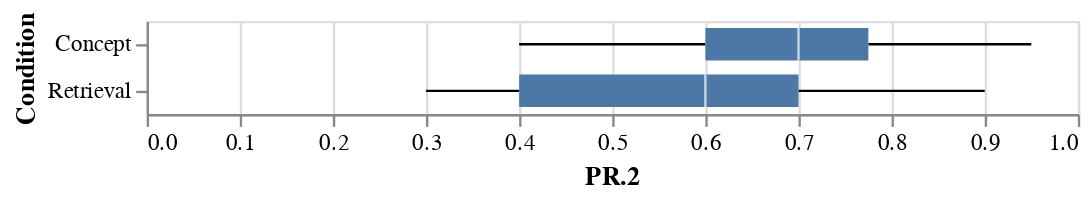

The cell this chart's notebook holds for it:
### Markdown cell above
# Question 1

Which group felt like they learned more: the subjects who made concept maps or the ones who practiced retrieval? (Or are they about the same?) Make an appropriate visualization and explain what you see.

_Hint:_ Use the variable `PR.2`, which contains the participants' predictions of how well they would do on a test one week later.

### Code cell
# YOUR CODE HERE
Chart(df_ret).mark_boxplot(extent='min-max').encode(
    x="PR.2",
    y="Condition"
)

### Figure 1 — Vega-Lite specification as saved in the notebook (floating-point values rounded to 4 significant figures)
{"config": {"view": {"continuousWidth": 400, "continuousHeight": 300}}, "data": {"name": "data-b97b4773ab608bcfaf6c1c57c319138d"}, "mark": {"type": "boxplot", "extent": "min-max"}, "encoding": {"x": {"field": "PR.2", "type": "quantitative"}, "y": {"field": "Condition", "type": "nominal"}}, "$schema": "https://vega.github.io/schema/vega-lite/v4.17.0.json", "datasets": {"data-b97b4773ab608bcfaf6c1c57c319138d": [{"ID": "KB1", "Age": 18, "Gender": "Female", "Date.P1": "11/21/16", "Date.P2": "11/28/16", "Condition": "Concept", "IC.1": 1, "IC.2": 1, "Comp.1": 1, "Comp.2": 1, "PR.1": 1.0, "PR.2": 0.8, "MCS.1": 0.75, "Scorer.1": "NK", "MCS.2": 0.67, "Scorer.2": "TT", "MCS.avg": 0.71, "R1CS.1": null, "Scorer.1.1": null, "R1CS.2": null, "Scorer.2.1": null, "R1CS.avg": null, "R2CS.1": null, "Scorer.1.2": null, "R2CS.2": null, "Scorer.2.2": null, "R2CS.avg": null, "TS.1": 0.36, "Scorer.1.3": "NK", "TS.2": 0.42, "Scorer.2.3": "MS", "TS.avg": 0.39, "Exc.1": 0, "Exc.2": 0, "Collection": 1}, {"ID": "KB2", "Age": 18, "Gender": "Male", "Date.P1": "11/21/16", "Date.P2": "11/28/16", "Condition": "Concept", "IC.1": 1, "IC.2": 1, "Comp.1": 1, "Comp.2": 1, "PR.1": 0.0, "PR.2": 0.7, "MCS.1": 0.4, "Scorer.1": "NK", "MCS.2": 0.367, "Scorer.2": "TT", "MCS.avg": 0.3835, "R1CS.1": null, "Scorer.1.1": null, "R1CS.2": null, "Scorer.2.1": null, "R1CS.avg": null, "R2CS.1": null, "Scorer.1.2": null, "R2CS.2": null, "Scorer.2.2": null, "R2CS.avg": null, "TS.1": 0.48, "Scorer.1.3": "MS", "TS.2": 0.36, "Scorer.2.3": "NK", "TS.avg": 0.42, "Exc.1": 0, "Exc.2": 0, "Collection": 1}, {"ID": "KB3", "Age": 18, "Gender": "Male", "Date.P1": "11/21/16", "Date.P2": "11/28/16", "Condition": "Concept", "IC.1": 1, "IC.2": 1, "Comp.1": 1, "Comp.2": 1, "PR.1": 0.0, "PR.2": 0.7, "MCS.1": 0.433, "Scorer.1": "NK", "MCS.2": 0.55, "Scorer.2": "MS", "MCS.avg": 0.4915, "R1CS.1": null, "Scorer.1.1": null, "R1CS.2": null, "Scorer.2.1": null, "R1CS.avg": null, "R2CS.1": null, "Scorer.1.2": null, "R2CS.2": null, "Scorer.2.2": null, "R2CS.avg": null, "TS.1": 0.08, "Scorer.1.3": "NK", "TS.2": 0.08, "Scorer.2.3": "MS", "TS.avg": 0.08, "Exc.1": 0, "Exc.2": 0, "Collection": 1}, {"ID": "KB4", "Age": 19, "Gender": "Female", "Date.P1": "11/21/16", "Date.P2": "11/28/16", "Condition": "Concept", "IC.1": 1, "IC.2": 1, "Comp.1": 1, "Comp.2": 1, "PR.1": 0.0, "PR.2": 0.7, "MCS.1": 0.317, "Scorer.1": "NK", "MCS.2": 0.333, "Scorer.2": "MS", "MCS.avg": 0.325, "R1CS.1": null, "Scorer.1.1": null, "R1CS.2": null, "Scorer.2.1": null, "R1CS.avg": null, "R2CS.1": null, "Scorer.1.2": null, "R2CS.2": null, "Scorer.2.2": null, "R2CS.avg": null, "TS.1": 0.44, "Scorer.1.3": "MS", "TS.2": 0.42, "Scorer.2.3": "NK", "TS.avg": 0.43, "Exc.1": 0, "Exc.2": 0, "Collection": 1}, {"ID": "KB5", "Age": 19, "Gender": "Female", "Date.P1": "11/22/16", "Date.P2": "11/29/16", "Condition": "Concept", "IC.1": 1, "IC.2": 1, "Comp.1": 1, "Comp.2": 1, "PR.1": 0.0, "PR.2": 0.95, "MCS.1": 0.683, "Scorer.1": "NK", "MCS.2": 0.717, "Scorer.2": "MS", "MCS.avg": 0.7, "R1CS.1": null, "Scorer.1.1": null, "R1CS.2": null, "Scorer.2.1": null, "R1CS.avg": null, "R2CS.1": null, "Scorer.1.2": null, "R2CS.2": null, "Scorer.2.2": null, "R2CS.avg": null, "TS.1": 0.26, "Scorer.1.3": "NK", "TS.2": 0.28, "Scorer.2.3": "MS", "TS.avg": 0.27, "Exc.1": 0, "Exc.2": 0, "Collection": 1}, {"ID": "KB6", "Age": 19, "Gender": "Male", "Date.P1": "11/22/16", "Date.P2": "11/29/16", "Condition": "Concept", "IC.1": 1, "IC.2": 1, "Comp.1": 1, "Comp.2": 1, "PR.1": 1.0, "PR.2": 0.6, "MCS.1": 0.817, "Scorer.1": "NK", "MCS.2": 0.783, "Scorer.2": "MS", "MCS.avg": 0.8, "R1CS.1": null, "Scorer.1.1": null, "R1CS.2": null, "Scorer.2.1": null, "R1CS.avg": null, "R2CS.1": null, "Scorer.1.2": null, "R2CS.2": null, "Scorer.2.2": null, "R2CS.avg": null, "TS.1": 0.4, "Scorer.1.3": "NK", "TS.2": 0.46, "Scorer.2.3": "MS", "TS.avg": 0.43, "Exc.1": 0, "Exc.2": 0, "Collection": 1}, {"ID": "KB7", "Age": 18, "Gender": "Male", "Date.P1": "11/22/16", "Date.P2": "12/6/16", "Condition": "Concept", "IC.1": 1, "IC.2": 1, "Comp.1": 1, "Comp.2": 1, "PR.1": 1.0, "PR.2": 0.6, "MCS.1": 0.733, "Scorer.1": "NK", "MCS.2": 0.767, "Scorer.2": "MS", "MCS.avg": 0.75, "R1CS.1": null, "Scorer.1.1": null, "R1CS.2": null, "Scorer.2.1": null, "R1CS.avg": null, "R2CS.1": null, "Scorer.1.2": null, "R2CS.2": null, "Scorer.2.2": null, "R2CS.avg": null, "TS.1": 0.38, "Scorer.1.3": "MS", "TS.2": 0.36, "Scorer.2.3": "CB", "TS.avg": 0.37, "Exc.1": 0, "Exc.2": 0, "Collection": 1}, {"ID": "KB8", "Age": 20, "Gender": "Male", "Date.P1": "11/22/16", "Date.P2": "11/29/16", "Condition": "Concept", "IC.1": 1, "IC.2": 1, "Comp.1": 1, "Comp.2": 1, "PR.1": 1.0, "PR.2": 0.5, "MCS.1": 0.35, "Scorer.1": "NK", "MCS.2": 0.333, "Scorer.2": "MS", "MCS.avg": 0.3415, "R1CS.1": null, "Scorer.1.1": null, "R1CS.2": null, "Scorer.2.1": null, "R1CS.avg": null, "R2CS.1": null, "Scorer.1.2": null, "R2CS.2": null, "Scorer.2.2": null, "R2CS.avg": null, "TS.1": 0.44, "Scorer.1.3": "NK", "TS.2": 0.46, "Scorer.2.3": "MS", "TS.avg": 0.45, "Exc.1": 0, "Exc.2": 0, "Collection": 1}, {"ID": "KB9", "Age": 20, "Gender": "Male", "Date.P1": "11/22/16", "Date.P2": "11/28/16", "Condition": "Concept", "IC.1": 1, "IC.2": 1, "Comp.1": 1, "Comp.2": 1, "PR.1": 0.0, "PR.2": 0.6, "MCS.1": 0.65, "Scorer.1": "NK", "MCS.2": 0.65, "Scorer.2": "MS", "MCS.avg": 0.65, "R1CS.1": null, "Scorer.1.1": null, "R1CS.2": null, "Scorer.2.1": null, "R1CS.avg": null, "R2CS.1": null, "Scorer.1.2": null, "R2CS.2": null, "Scorer.2.2": null, "R2CS.avg": null, "TS.1": 0.64, "Scorer.1.3": "MS", "TS.2": 0.58, "Scorer.2.3": "NK", "TS.avg": 0.61, "Exc.1": 0, "Exc.2": 0, "Collection": 1}, {"ID": "KB10", "Age": 20, "Gender": "Female", "Date.P1": "11/29/16", "Date.P2": "12/6/16", "Condition": "Concept", "IC.1": 1, "IC.2": 1, "Comp.1": 1, "Comp.2": 1, "PR.1": 1.0, "PR.2": 0.9, "MCS.1": 0.817, "Scorer.1": "NK", "MCS.2": 0.783, "Scorer.2": "MS", "MCS.avg": 0.8, "R1CS.1": null, "Scorer.1.1": null, "R1CS.2": null, "Scorer.2.1": null, "R1CS.avg": null, "R2CS.1": null, "Scorer.1.2": null, "R2CS.2": null, "Scorer.2.2": null, "R2CS.avg": null, "TS.1": 0.66, "Scorer.1.3": "NK", "TS.2": 0.7, "Scorer.2.3": "MS", "TS.avg": 0.68, "Exc.1": 0, "Exc.2": 0, "Collection": 1}, {"ID": "KB11", "Age": 21, "Gender": "Female", "Date.P1": "11/21/16", "Date.P2": "11/28/16", "Condition": "Retrieval", "IC.1": 1, "IC.2": 1, "Comp.1": 1, "Comp.2": 1, "PR.1": null, "PR.2": 0.4, "MCS.1": null, "Scorer.1": null, "MCS.2": null, "Scorer.2": null, "MCS.avg": null, "R1CS.1": 0.6, "Scorer.1.1": "NK", "R1CS.2": 0.6, "Scorer.2.1": "TT", "R1CS.avg": 0.6, "R2CS.1": 0.76, "Scorer.1.2": "NK", "R2CS.2": 0.783, "Scorer.2.2": "TT", "R2CS.avg": 0.772, "TS.1": 0.38, "Scorer.1.3": "MS", "TS.2": 0.3, "Scorer.2.3": "NK", "TS.avg": 0.34, "Exc.1": 0, "Exc.2": 0, "Collection": 1}, {"ID": "KB12", "Age": 18, "Gender": "Female", "Date.P1": "11/21/16", "Date.P2": "11/29/16", "Condition": "Retrieval", "IC.1": 1, "IC.2": 1, "Comp.1": 1, "Comp.2": 1, "PR.1": null, "PR.2": 0.6, "MCS.1": null, "Scorer.1": null, "MCS.2": null, "Scorer.2": null, "MCS.avg": null, "R1CS.1": 0.81, "Scorer.1.1": "NK", "R1CS.2": 0.85, "Scorer.2.1": "TT", "R1CS.avg": 0.83, "R2CS.1": 0.93, "Scorer.1.2": "NK", "R2CS.2": 0.933, "Scorer.2.2": "TT", "R2CS.avg": 0.932, "TS.1": 0.76, "Scorer.1.3": "NK", "TS.2": 0.82, "Scorer.2.3": "MS", "TS.avg": 0.79, "Exc.1": 0, "Exc.2": 0, "Collection": 1}, {"ID": "KB13", "Age": 20, "Gender": "Female", "Date.P1": "11/21/16", "Date.P2": "11/28/16", "Condition": "Retrieval", "IC.1": 1, "IC.2": 1, "Comp.1": 1, "Comp.2": 1, "PR.1": null, "PR.2": 0.9, "MCS.1": null, "Scorer.1": null, "MCS.2": null, "Scorer.2": null, "MCS.avg": null, "R1CS.1": 0.63, "Scorer.1.1": "NK", "R1CS.2": 0.617, "Scorer.2.1": "TT", "R1CS.avg": 0.624, "R2CS.1": 0.76, "Scorer.1.2": "NK", "R2CS.2": 0.8, "Scorer.2.2": "TT", "R2CS.avg": 0.78, "TS.1": 0.8, "Scorer.1.3": "MS", "TS.2": 0.8, "Scorer.2.3": "NK", "TS.avg": 0.8, "Exc.1": 0, "Exc.2": 0, "Collection": 1}, {"ID": "KB14", "Age": 19, "Gender": "Female", "Date.P1": "11/21/16", "Date.P2": "11/28/16", "Condition": "Retrieval", "IC.1": 1, "IC.2": 1, "Comp.1": 1, "Comp.2": 1, "PR.1": null, "PR.2": 0.7, "MCS.1": null, "Scorer.1": null, "MCS.2": null, "Scorer.2": null, "MCS.avg": null, "R1CS.1": 0.56, "Scorer.1.1": "NK", "R1CS.2": 0.567, "Scorer.2.1": "TT", "R1CS.avg": 0.564, "R2CS.1": 0.18, "Scorer.1.2": "NK", "R2CS.2": 0.167, "Scorer.2.2": "TT", "R2CS.avg": 0.174, "TS.1": 0.48, "Scorer.1.3": "MS", "TS.2": 0.4, "Scorer.2.3": "NK", "TS.avg": 0.44, "Exc.1": 0, "Exc.2": 0, "Collection": 1}, {"ID": "KB15", "Age": 18, "Gender": "Female", "Date.P1": "11/22/16", "Date.P2": "11/29/16", "Condition": "Retrieval", "IC.1": 1, "IC.2": 1, "Comp.1": 1, "Comp.2": 1, "PR.1": null, "PR.2": 0.3, "MCS.1": null, "Scorer.1": null, "MCS.2": null, "Scorer.2": null, "MCS.avg": null, "R1CS.1": 0.4, "Scorer.1.1": "TT", "R1CS.2": 0.35, "Scorer.2.1": "LH", "R1CS.avg": 0.375, "R2CS.1": 0.483, "Scorer.1.2": "TT", "R2CS.2": 0.55, "Scorer.2.2": "LH", "R2CS.avg": 0.517, "TS.1": 0.34, "Scorer.1.3": "MS", "TS.2": 0.34, "Scorer.2.3": "CB", "TS.avg": 0.34, "Exc.1": 0, "Exc.2": 0, "Collection": 1}, {"ID": "KB16", "Age": 19, "Gender": "Male", "Date.P1": "11/22/16", "Date.P2": "11/29/16", "Condition": "Retrieval", "IC.1": 1, "IC.2": 1, "Comp.1": 1, "Comp.2": 1, "PR.1": null, "PR.2": 0.4, "MCS.1": null, "Scorer.1": null, "MCS.2": null, "Scorer.2": null, "MCS.avg": null, "R1CS.1": 0.5, "Scorer.1.1": "TT", "R1CS.2": 0.55, "Scorer.2.1": "LH", "R1CS.avg": 0.525, "R2CS.1": 0.8, "Scorer.1.2": "TT", "R2CS.2": 0.83, "Scorer.2.2": "LH", "R2CS.avg": 0.82, "TS.1": 0.6, "Scorer.1.3": "NK", "TS.2": 0.6, "Scorer.2.3": "MS", "TS.avg": 0.6, "Exc.1": 0, "Exc.2": 0, "Collection": 1}, {"ID": "KB18", "Age": 20, "Gender": "Male", "Date.P1": "11/22/16", "Date.P2": "11/29/16", "Condition": "Retrieval", "IC.1": 1, "IC.2": 1, "Comp.1": 1, "Comp.2": 1, "PR.1": null, "PR.2": 0.7, "MCS.1": null, "Scorer.1": null, "MCS.2": null, "Scorer.2": null, "MCS.avg": null, "R1CS.1": 0.7, "Scorer.1.1": "TT", "R1CS.2": 0.67, "Scorer.2.1": "LH", "R1CS.avg": 0.685, "R2CS.1": 0.8, "Scorer.1.2": "TT", "R2CS.2": 0.883, "Scorer.2.2": "LH", "R2CS.avg": 0.842, "TS.1": 0.6, "Scorer.1.3": "MS", "TS.2": 0.64, "Scorer.2.3": "CB", "TS.avg": 0.62, "Exc.1": 0, "Exc.2": 0, "Collection": 1}, {"ID": "KB19", "Age": 21, "Gender": "Female", "Date.P1": "11/29/16", "Date.P2": "12/6/16", "Condition": "Retrieval", "IC.1": 1, "IC.2": 1, "Comp.1": 1, "Comp.2": 1, "PR.1": null, "PR.2": 0.4, "MCS.1": null, "Scorer.1": null, "MCS.2": null, "Scorer.2": null, "MCS.avg": null, "R1CS.1": 0.57, "Scorer.1.1": "LH", "R1CS.2": 0.65, "Scorer.2.1": "TT", "R1CS.avg": 0.61, "R2CS.1": 0.73, "Scorer.1.2": "LH", "R2CS.2": 0.817, "Scorer.2.2": "TT", "R2CS.avg": 0.774, "TS.1": 0.72, "Scorer.1.3": "NK", "TS.2": 0.74, "Scorer.2.3": "MS", "TS.avg": 0.73, "Exc.1": 0, "Exc.2": 0, "Collection": 1}, {"ID": "KB20", "Age": 17, "Gender": "Male", "Date.P1": "11/29/16", "Date.P2": "12/6/16", "Condition": "Retrieval", "IC.1": 1, "IC.2": 1, "Comp.1": 1, "Comp.2": 1, "PR.1": null, "PR.2": 0.6, "MCS.1": null, "Scorer.1": null, "MCS.2": null, "Scorer.2": null, "MCS.avg": null, "R1CS.1": 0.583, "Scorer.1.1": "LH", "R1CS.2": 0.633, "Scorer.2.1": "TT", "R1CS.avg": 0.61, "R2CS.1": 0.733, "Scorer.1.2": "LH", "R2CS.2": 0.767, "Scorer.2.2": "TT", "R2CS.avg": 0.75, "TS.1": 0.62, "Scorer.1.3": "NK", "TS.2": 0.62, "Scorer.2.3": "CB", "TS.avg": 0.62, "Exc.1": 0, "Exc.2": 0, "Collection": 1}, {"ID": "KB21", "Age": 20, "Gender": "Male", "Date.P1": "11/29/16", "Date.P2": "12/6/16", "Condition": "Concept", "IC.1": 1, "IC.2": 1, "Comp.1": 1, "Comp.2": 1, "PR.1": 0.0, "PR.2": 0.8, "MCS.1": 0.55, "Scorer.1": "NK", "MCS.2": 0.583, "Scorer.2": "CB", "MCS.avg": 0.567, "R1CS.1": null, "Scorer.1.1": null, "R1CS.2": null, "Scorer.2.1": null, "R1CS.avg": null, "R2CS.1": null, "Scorer.1.2": null, "R2CS.2": null, "Scorer.2.2": null, "R2CS.avg": null, "TS.1": 0.56, "Scorer.1.3": "MS", "TS.2": 0.6, "Scorer.2.3": "CB", "TS.avg": 0.58, "Exc.1": 0, "Exc.2": 0, "Collection": 1}, {"ID": "KB22", "Age": 18, "Gender": "Male", "Date.P1": "11/29/16", "Date.P2": "12/6/16", "Condition": "Concept", "IC.1": 1, "IC.2": 1, "Comp.1": 1, "Comp.2": 1, "PR.1": 0.0, "PR.2": 0.6, "MCS.1": 0.417, "Scorer.1": "NK", "MCS.2": 0.433, "Scorer.2": "CB", "MCS.avg": 0.425, "R1CS.1": null, "Scorer.1.1": null, "R1CS.2": null, "Scorer.2.1": null, "R1CS.avg": null, "R2CS.1": null, "Scorer.1.2": null, "R2CS.2": null, "Scorer.2.2": null, "R2CS.avg": null, "TS.1": 0.18, "Scorer.1.3": "NK", "TS.2": 0.2, "Scorer.2.3": "MS", "TS.avg": 0.19, "Exc.1": 0, "Exc.2": 0, "Collection": 1}, {"ID": "KB23", "Age": 21, "Gender": "Male", "Date.P1": "11/29/16", "Date.P2": "12/6/16", "Condition": "Concept", "IC.1": 1, "IC.2": 1, "Comp.1": 1, "Comp.2": 1, "PR.1": 0.0, "PR.2": 0.9, "MCS.1": 0.56, "Scorer.1": "MS", "MCS.2": 0.45, "Scorer.2": "CB", "MCS.avg": 0.505, "R1CS.1": null, "Scorer.1.1": null, "R1CS.2": null, "Scorer.2.1": null, "R1CS.avg": null, "R2CS.1": null, "Scorer.1.2": null, "R2CS.2": null, "Scorer.2.2": null, "R2CS.avg": null, "TS.1": 0.68, "Scorer.1.3": "MS", "TS.2": 0.68, "Scorer.2.3": "CB", "TS.avg": 0.68, "Exc.1": 0, "Exc.2": 0, "Collection": 1}, {"ID": "KB24", "Age": 18, "Gender": "Male", "Date.P1": "11/29/16", "Date.P2": "12/6/16", "Condition": "Concept", "IC.1": 1, "IC.2": 1, "Comp.1": 1, "Comp.2": 1, "PR.1": 1.0, "PR.2": 0.9, "MCS.1": 0.917, "Scorer.1": "MS", "MCS.2": 0.8, "Scorer.2": "NK", "MCS.avg": 0.859, "R1CS.1": null, "Scorer.1.1": null, "R1CS.2": null, "Scorer.2.1": null, "R1CS.avg": null, "R2CS.1": null, "Scorer.1.2": null, "R2CS.2": null, "Scorer.2.2": null, "R2CS.avg": null, "TS.1": 0.54, "Scorer.1.3": "NK", "TS.2": 0.52, "Scorer.2.3": "MS", "TS.avg": 0.53, "Exc.1": 0, "Exc.2": 0, "Collection": 1}, {"ID": "KB25", "Age": 19, "Gender": "Male", "Date.P1": "11/29/16", "Date.P2": "12/6/16", "Condition": "Concept", "IC.1": 1, "IC.2": 1, "Comp.1": 1, "Comp.2": 1, "PR.1": 1.0, "PR.2": 0.6, "MCS.1": 0.683, "Scorer.1": "MS", "MCS.2": 0.667, "Scorer.2": "NK", "MCS.avg": 0.675, "R1CS.1": null, "Scorer.1.1": null, "R1CS.2": null, "Scorer.2.1": null, "R1CS.avg": null, "R2CS.1": null, "Scorer.1.2": null, "R2CS.2": null, "Scorer.2.2": null, "R2CS.avg": null, "TS.1": 0.56, "Scorer.1.3": "NK", "TS.2": 0.62, "Scorer.2.3": "MS", "TS.avg": 0.59, "Exc.1": 0, "Exc.2": 0, "Collection": 1}, {"ID": "KB26", "Age": 18, "Gender": "Female", "Date.P1": "11/29/16", "Date.P2": "12/6/16", "Condition": "Concept", "IC.1": 1, "IC.2": 1, "Comp.1": 1, "Comp.2": 1, "PR.1": 1.0, "PR.2": 0.7, "MCS.1": 0.667, "Scorer.1": "TT", "MCS.2": 0.65, "Scorer.2": "NK", "MCS.avg": 0.659, "R1CS.1": null, "Scorer.1.1": null, "R1CS.2": null, "Scorer.2.1": null, "R1CS.avg": null, "R2CS.1": null, "Scorer.1.2": null, "R2CS.2": null, "Scorer.2.2": null, "R2CS.avg": null, "TS.1": 0.3, "Scorer.1.3": "MS", "TS.2": 0.3, "Scorer.2.3": "CB", "TS.avg": 0.3, "Exc.1": 0, "Exc.2": 0, "Collection": 1}, {"ID": "KB27", "Age": 18, "Gender": "Male", "Date.P1": "11/29/16", "Date.P2": "12/6/16", "Condition": "Concept", "IC.1": 1, "IC.2": 1, "Comp.1": 1, "Comp.2": 1, "PR.1": 1.0, "PR.2": 0.7, "MCS.1": 0.5, "Scorer.1": "NK", "MCS.2": 0.5, "Scorer.2": "MS", "MCS.avg": 0.5, "R1CS.1": null, "Scorer.1.1": null, "R1CS.2": null, "Scorer.2.1": null, "R1CS.avg": null, "R2CS.1": null, "Scorer.1.2": null, "R2CS.2": null, "Scorer.2.2": null, "R2CS.avg": null, "TS.1": 0.52, "Scorer.1.3": "MS", "TS.2": 0.52, "Scorer.2.3": "CB", "TS.avg": 0.52, "Exc.1": 0, "Exc.2": 0, "Collection": 1}, {"ID": "KB28", "Age": 18, "Gender": "Male", "Date.P1": "11/29/16", "Date.P2": "12/2/16", "Condition": "Concept", "IC.1": 1, "IC.2": 1, "Comp.1": 1, "Comp.2": 1, "PR.1": 1.0, "PR.2": 0.5, "MCS.1": 0.55, "Scorer.1": "NK", "MCS.2": 0.617, "Scorer.2": "MS", "MCS.avg": 0.583, "R1CS.1": null, "Scorer.1.1": null, "R1CS.2": null, "Scorer.2.1": null, "R1CS.avg": null, "R2CS.1": null, "Scorer.1.2": null, "R2CS.2": null, "Scorer.2.2": null, "R2CS.avg": null, "TS.1": 0.42, "Scorer.1.3": "NK", "TS.2": 0.44, "Scorer.2.3": "MS", "TS.avg": 0.43, "Exc.1": 0, "Exc.2": 0, "Collection": 1}, {"ID": "KB29", "Age": 19, "Gender": "Male", "Date.P1": "1/23/17", "Date.P2": "1/31/17", "Condition": "Concept", "IC.1": 1, "IC.2": 1, "Comp.1": 1, "Comp.2": 1, "PR.1": 1.0, "PR.2": 0.9, "MCS.1": 0.867, "Scorer.1": "TT", "MCS.2": 0.85, "Scorer.2": "NK", "MCS.avg": 0.8585, "R1CS.1": null, "Scorer.1.1": null, "R1CS.2": null, "Scorer.2.1": null, "R1CS.avg": null, "R2CS.1": null, "Scorer.1.2": null, "R2CS.2": null, "Scorer.2.2": null, "R2CS.avg": null, "TS.1": 0.6, "Scorer.1.3": "LH", "TS.2": 0.6, "Scorer.2.3": "TT", "TS.avg": 0.6, "Exc.1": 0, "Exc.2": 0, "Collection": 1}, {"ID": "KB30", "Age": 18, "Gender": "Female", "Date.P1": "1/23/17", "Date.P2": "1/31/17", "Condition": "Concept", "IC.1": 1, "IC.2": 1, "Comp.1": 1, "Comp.2": 1, "PR.1": 1.0, "PR.2": 0.4, "MCS.1": 0.76, "Scorer.1": "NK", "MCS.2": 0.783, "Scorer.2": "TT", "MCS.avg": 0.767, "R1CS.1": null, "Scorer.1.1": null, "R1CS.2": null, "Scorer.2.1": null, "R1CS.avg": null, "R2CS.1": null, "Scorer.1.2": null, "R2CS.2": null, "Scorer.2.2": null, "R2CS.avg": null, "TS.1": 0.8, "Scorer.1.3": "LH", "TS.2": 0.8, "Scorer.2.3": "NK", "TS.avg": 0.8, "Exc.1": 0, "Exc.2": 0, "Collection": 1}, {"ID": "KB31", "Age": 19, "Gender": "Female", "Date.P1": "1/23/17", "Date.P2": "2/1/17", "Condition": "Concept", "IC.1": 1, "IC.2": 1, "Comp.1": 1, "Comp.2": 1, "PR.1": 1.0, "PR.2": 0.6, "MCS.1": 0.733, "Scorer.1": "TT", "MCS.2": 0.75, "Scorer.2": "NK", "MCS.avg": 0.74, "R1CS.1": null, "Scorer.1.1": null, "R1CS.2": null, "Scorer.2.1": null, "R1CS.avg": null, "R2CS.1": null, "Scorer.1.2": null, "R2CS.2": null, "Scorer.2.2": null, "R2CS.avg": null, "TS.1": 0.22, "Scorer.1.3": "LH", "TS.2": 0.22, "Scorer.2.3": "NK", "TS.avg": 0.22, "Exc.1": 0, "Exc.2": 0, "Collection": 1}, {"ID": "KB32", "Age": 18, "Gender": "Male", "Date.P1": "1/23/17", "Date.P2": "1/31/17", "Condition": "Concept", "IC.1": 1, "IC.2": 1, "Comp.1": 1, "Comp.2": 1, "PR.1": 0.0, "PR.2": 0.7, "MCS.1": 0.62, "Scorer.1": "NK", "MCS.2": 0.633, "Scorer.2": "TT", "MCS.avg": 0.623, "R1CS.1": null, "Scorer.1.1": null, "R1CS.2": null, "Scorer.2.1": null, "R1CS.avg": null, "R2CS.1": null, "Scorer.1.2": null, "R2CS.2": null, "Scorer.2.2": null, "R2CS.avg": null, "TS.1": 0.54, "Scorer.1.3": "LH", "TS.2": 0.46, "Scorer.2.3": "NK", "TS.avg": 0.5, "Exc.1": 0, "Exc.2": 0, "Collection": 1}, {"ID": "KB33", "Age": 21, "Gender": "Male", "Date.P1": "1/24/17", "Date.P2": "1/31/17", "Condition": "Concept", "IC.1": 1, "IC.2": 1, "Comp.1": 1, "Comp.2": 1, "PR.1": 1.0, "PR.2": 0.7, "MCS.1": 0.767, "Scorer.1": "TT", "MCS.2": 0.8, "Scorer.2": "NK", "MCS.avg": 0.785, "R1CS.1": null, "Scorer.1.1": null, "R1CS.2": null, "Scorer.2.1": null, "R1CS.avg": null, "R2CS.1": null, "Scorer.1.2": null, "R2CS.2": null, "Scorer.2.2": null, "R2CS.avg": null, "TS.1": 0.64, "Scorer.1.3": "LH", "TS.2": 0.64, "Scorer.2.3": "TT", "TS.avg": 0.64, "Exc.1": 0, "Exc.2": 0, "Collection": 1}, {"ID": "KB34", "Age": 22, "Gender": "Female", "Date.P1": "1/24/17", "Date.P2": "1/31/17", "Condition": "Retrieval", "IC.1": 1, "IC.2": 1, "Comp.1": 1, "Comp.2": 1, "PR.1": null, "PR.2": 0.8, "MCS.1": null, "Scorer.1": null, "MCS.2": null, "Scorer.2": null, "MCS.avg": null, "R1CS.1": 0.367, "Scorer.1.1": "TT", "R1CS.2": 0.383, "Scorer.2.1": "LH", "R1CS.avg": 0.375, "R2CS.1": 0.567, "Scorer.1.2": "TT", "R2CS.2": 0.6, "Scorer.2.2": "LH", "R2CS.avg": 0.584, "TS.1": 0.42, "Scorer.1.3": "LH", "TS.2": 0.32, "Scorer.2.3": "TT", "TS.avg": 0.37, "Exc.1": 0, "Exc.2": 0, "Collection": 1}, {"ID": "KB35", "Age": 19, "Gender": "Male", "Date.P1": "1/24/17", "Date.P2": "2/2/17", "Condition": "Retrieval", "IC.1": 1, "IC.2": 1, "Comp.1": 1, "Comp.2": 1, "PR.1": null, "PR.2": 0.9, "MCS.1": null, "Scorer.1": null, "MCS.2": null, "Scorer.2": null, "MCS.avg": null, "R1CS.1": 0.767, "Scorer.1.1": "TT", "R1CS.2": 0.8, "Scorer.2.1": "LH", "R1CS.avg": 0.784, "R2CS.1": 0.867, "Scorer.1.2": "TT", "R2CS.2": 0.9, "Scorer.2.2": "LH", "R2CS.avg": 0.884, "TS.1": 1.0, "Scorer.1.3": "LH", "TS.2": 1.0, "Scorer.2.3": "NK", "TS.avg": 1.0, "Exc.1": 0, "Exc.2": 0, "Collection": 1}, {"ID": "KB37", "Age": 20, "Gender": "Male", "Date.P1": "1/24/17", "Date.P2": "1/31/17", "Condition": "Retrieval", "IC.1": 1, "IC.2": 1, "Comp.1": 1, "Comp.2": 1, "PR.1": null, "PR.2": 0.8, "MCS.1": null, "Scorer.1": null, "MCS.2": null, "Scorer.2": null, "MCS.avg": null, "R1CS.1": 0.4, "Scorer.1.1": "TT", "R1CS.2": 0.5, "Scorer.2.1": "LH", "R1CS.avg": 0.45, "R2CS.1": 0.75, "Scorer.1.2": "TT", "R2CS.2": 0.8, "Scorer.2.2": "LH", "R2CS.avg": 0.775, "TS.1": 0.44, "Scorer.1.3": "LH", "TS.2": 0.44, "Scorer.2.3": "TT", "TS.avg": 0.44, "Exc.1": 0, "Exc.2": 0, "Collection": 1}, {"ID": "KB38", "Age": 19, "Gender": "Female", "Date.P1": "1/24/17", "Date.P2": "1/31/17", "Condition": "Concept", "IC.1": 1, "IC.2": 1, "Comp.1": 1, "Comp.2": 1, "PR.1": 1.0, "PR.2": 0.7, "MCS.1": 0.717, "Scorer.1": "NK", "MCS.2": 0.733, "Scorer.2": "TT", "MCS.avg": 0.725, "R1CS.1": null, "Scorer.1.1": null, "R1CS.2": null, "Scorer.2.1": null, "R1CS.avg": null, "R2CS.1": null, "Scorer.1.2": null, "R2CS.2": null, "Scorer.2.2": null, "R2CS.avg": null, "TS.1": 0.22, "Scorer.1.3": "LH", "TS.2": 0.18, "Scorer.2.3": "TT", "TS.avg": 0.2, "Exc.1": 0, "Exc.2": 0, "Collection": 1}, {"ID": "KB39", "Age": 19, "Gender": "Female", "Date.P1": "1/25/17", "Date.P2": "2/1/17", "Condition": "Concept", "IC.1": 1, "IC.2": 1, "Comp.1": 1, "Comp.2": 1, "PR.1": 0.0, "PR.2": 0.7, "MCS.1": 0.417, "Scorer.1": "NK", "MCS.2": 0.417, "Scorer.2": "TT", "MCS.avg": 0.417, "R1CS.1": null, "Scorer.1.1": null, "R1CS.2": null, "Scorer.2.1": null, "R1CS.avg": null, "R2CS.1": null, "Scorer.1.2": null, "R2CS.2": null, "Scorer.2.2": null, "R2CS.avg": null, "TS.1": 0.48, "Scorer.1.3": "LH", "TS.2": 0.5, "Scorer.2.3": "NK", "TS.avg": 0.49, "Exc.1": 0, "Exc.2": 0, "Collection": 1}, {"ID": "KB40", "Age": 20, "Gender": "Female", "Date.P1": "1/25/17", "Date.P2": "2/2/17", "Condition": "Retrieval", "IC.1": 1, "IC.2": 1, "Comp.1": 1, "Comp.2": 1, "PR.1": null, "PR.2": 0.4, "MCS.1": null, "Scorer.1": null, "MCS.2": null, "Scorer.2": null, "MCS.avg": null, "R1CS.1": 0.367, "Scorer.1.1": "TT", "R1CS.2": 0.4, "Scorer.2.1": "LH", "R1CS.avg": 0.384, "R2CS.1": 0.65, "Scorer.1.2": "TT", "R2CS.2": 0.717, "Scorer.2.2": "LH", "R2CS.avg": 0.683, "TS.1": 0.66, "Scorer.1.3": "LH", "TS.2": 0.6, "Scorer.2.3": "NK", "TS.avg": 0.63, "Exc.1": 0, "Exc.2": 0, "Collection": 1}, {"ID": "KB41", "Age": 19, "Gender": "Female", "Date.P1": "1/25/17", "Date.P2": "2/1/17", "Condition": "Retrieval", "IC.1": 1, "IC.2": 1, "Comp.1": 1, "Comp.2": 1, "PR.1": null, "PR.2": 0.6, "MCS.1": null, "Scorer.1": null, "MCS.2": null, "Scorer.2": null, "MCS.avg": null, "R1CS.1": 0.633, "Scorer.1.1": "TT", "R1CS.2": 0.733, "Scorer.2.1": "LH", "R1CS.avg": 0.683, "R2CS.1": 0.767, "Scorer.1.2": "TT", "R2CS.2": 0.833, "Scorer.2.2": "LH", "R2CS.avg": 0.8, "TS.1": 0.66, "Scorer.1.3": "LH", "TS.2": 0.7, "Scorer.2.3": "NK", "TS.avg": 0.68, "Exc.1": 0, "Exc.2": 0, "Collection": 1}, {"ID": "KB42", "Age": 19, "Gender": "Female", "Date.P1": "1/25/17", "Date.P2": "2/1/17", "Condition": "Retrieval", "IC.1": 1, "IC.2": 1, "Comp.1": 1, "Comp.2": 1, "PR.1": null, "PR.2": 0.4, "MCS.1": null, "Scorer.1": null, "MCS.2": null, "Scorer.2": null, "MCS.avg": null, "R1CS.1": 0.717, "Scorer.1.1": "TT", "R1CS.2": 0.683, "Scorer.2.1": "LH", "R1CS.avg": 0.7, "R2CS.1": 0.7, "Scorer.1.2": "TT", "R2CS.2": 0.7, "Scorer.2.2": "LH", "R2CS.avg": 0.7, "TS.1": 0.88, "Scorer.1.3": "LH", "TS.2": 0.8, "Scorer.2.3": "NK", "TS.avg": 0.84, "Exc.1": 0, "Exc.2": 0, "Collection": 1}, {"ID": "KB43", "Age": 18, "Gender": "Female", "Date.P1": "1/25/17", "Date.P2": "2/1/17", "Condition": "Retrieval", "IC.1": 1, "IC.2": 1, "Comp.1": 1, "Comp.2": 1, "PR.1": null, "PR.2": 0.4, "MCS.1": null, "Scorer.1": null, "MCS.2": null, "Scorer.2": null, "MCS.avg": null, "R1CS.1": 0.45, "Scorer.1.1": "TT", "R1CS.2": 0.467, "Scorer.2.1": "LH", "R1CS.avg": 0.458, "R2CS.1": 0.717, "Scorer.1.2": "TT", "R2CS.2": 0.717, "Scorer.2.2": "LH", "R2CS.avg": 0.717, "TS.1": 0.58, "Scorer.1.3": "LH", "TS.2": 0.54, "Scorer.2.3": "NK", "TS.avg": 0.56, "Exc.1": 0, "Exc.2": 0, "Collection": 1}, {"ID": "KB44", "Age": 20, "Gender": "Male", "Date.P1": "1/25/17", "Date.P2": "2/1/17", "Condition": "Concept", "IC.1": 1, "IC.2": 1, "Comp.1": 1, "Comp.2": 1, "PR.1": 0.0, "PR.2": 0.5, "MCS.1": 0.75, "Scorer.1": "TT", "MCS.2": 0.85, "Scorer.2": "NK", "MCS.avg": 0.8, "R1CS.1": null, "Scorer.1.1": null, "R1CS.2": null, "Scorer.2.1": null, "R1CS.avg": null, "R2CS.1": null, "Scorer.1.2": null, "R2CS.2": null, "Scorer.2.2": null, "R2CS.avg": null, "TS.1": 0.82, "Scorer.1.3": "LH", "TS.2": 0.76, "Scorer.2.3": "NK", "TS.avg": 0.79, "Exc.1": 0, "Exc.2": 0, "Collection": 1}, {"ID": "KB45", "Age": 19, "Gender": "Female", "Date.P1": "1/26/17", "Date.P2": "2/2/17", "Condition": "Retrieval", "IC.1": 1, "IC.2": 1, "Comp.1": 1, "Comp.2": 1, "PR.1": null, "PR.2": 0.5, "MCS.1": null, "Scorer.1": null, "MCS.2": null, "Scorer.2": null, "MCS.avg": null, "R1CS.1": 0.66, "Scorer.1.1": "NK", "R1CS.2": 0.817, "Scorer.2.1": "LH", "R1CS.avg": 0.738, "R2CS.1": 0.8, "Scorer.1.2": "NK", "R2CS.2": 0.85, "Scorer.2.2": "LH", "R2CS.avg": 0.825, "TS.1": 0.68, "Scorer.1.3": "LH", "TS.2": 0.68, "Scorer.2.3": "TT", "TS.avg": 0.68, "Exc.1": 0, "Exc.2": 0, "Collection": 1}]}}
